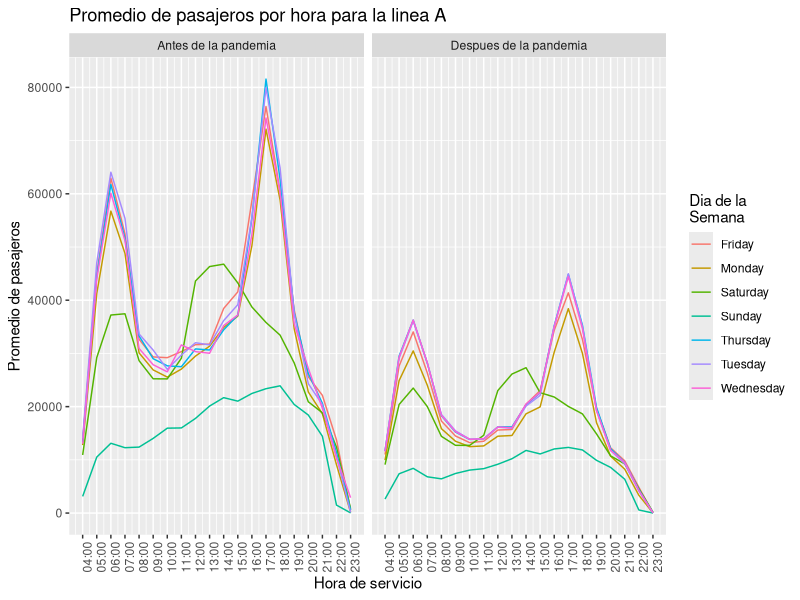
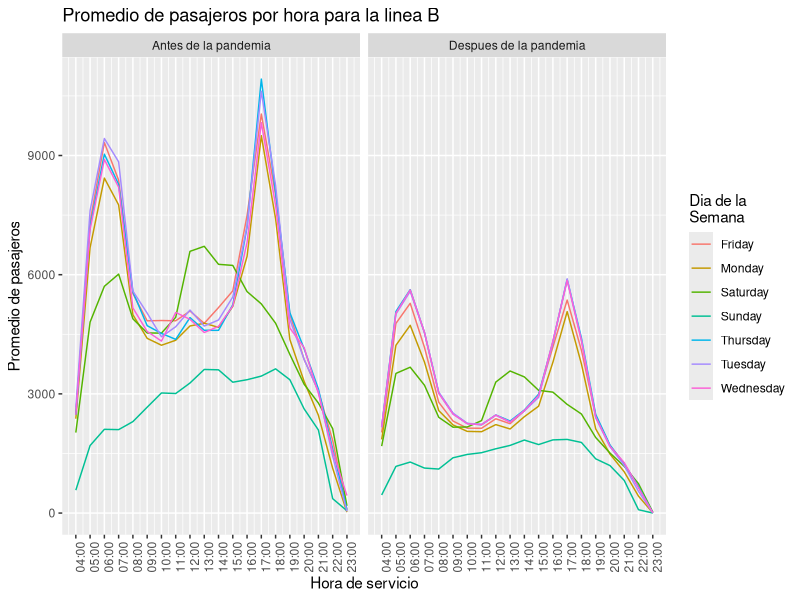
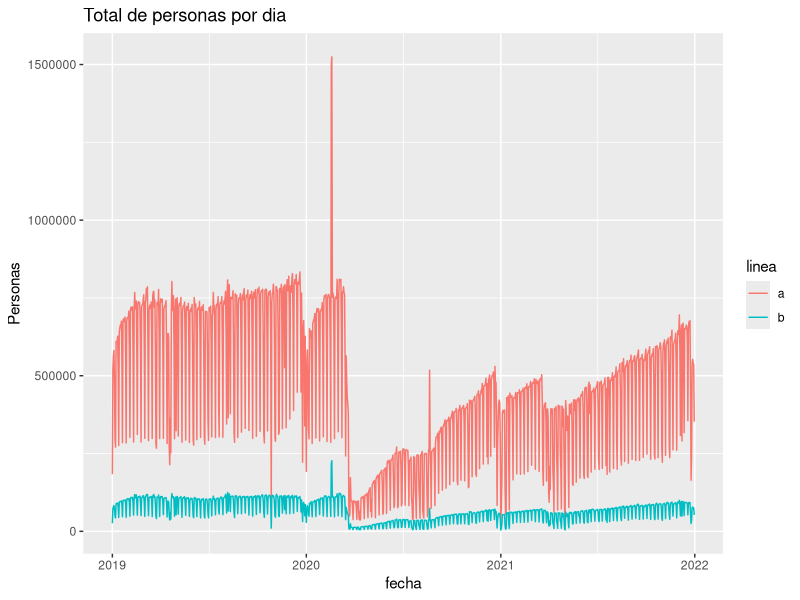
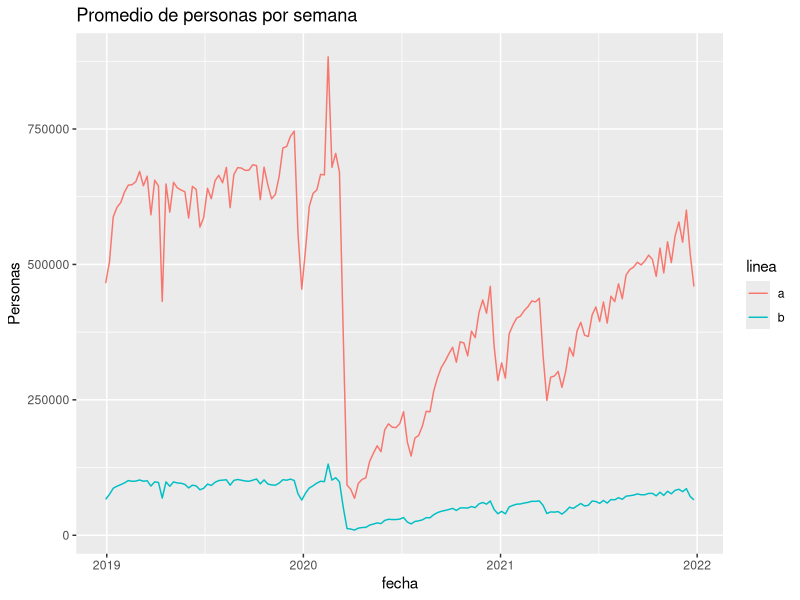
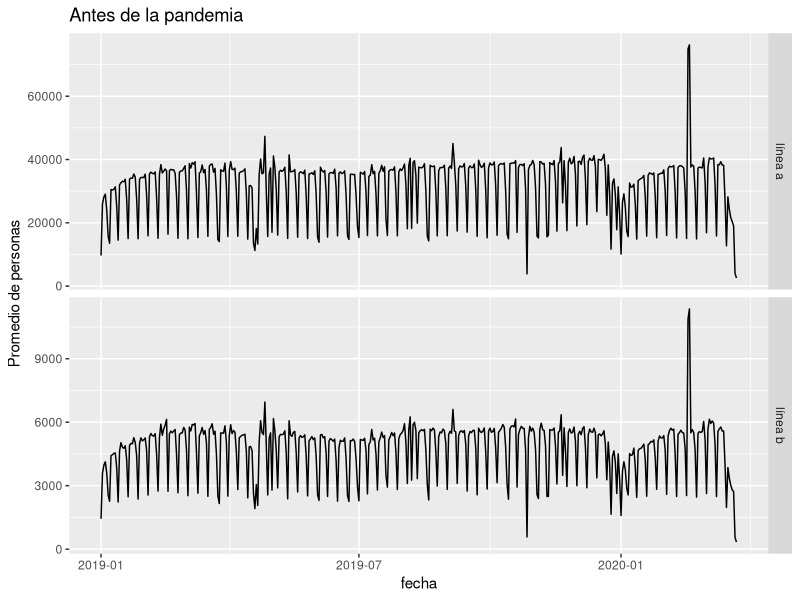
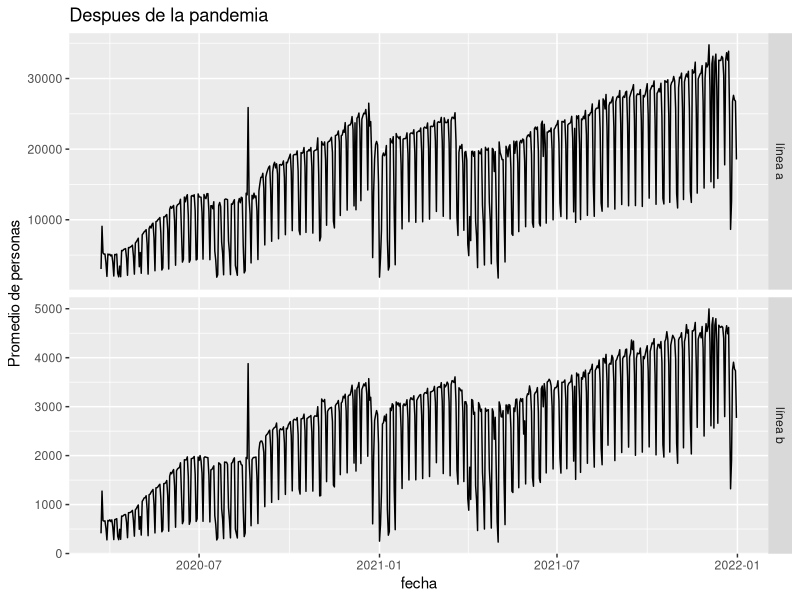
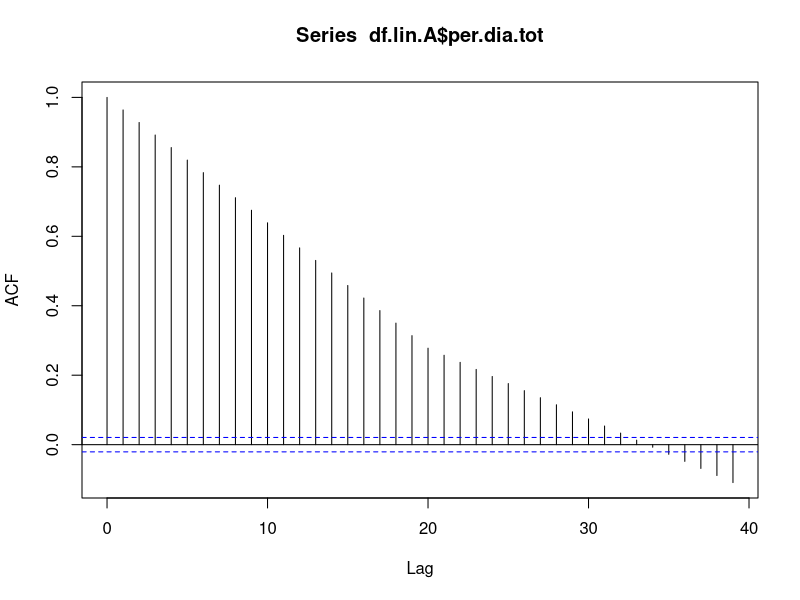
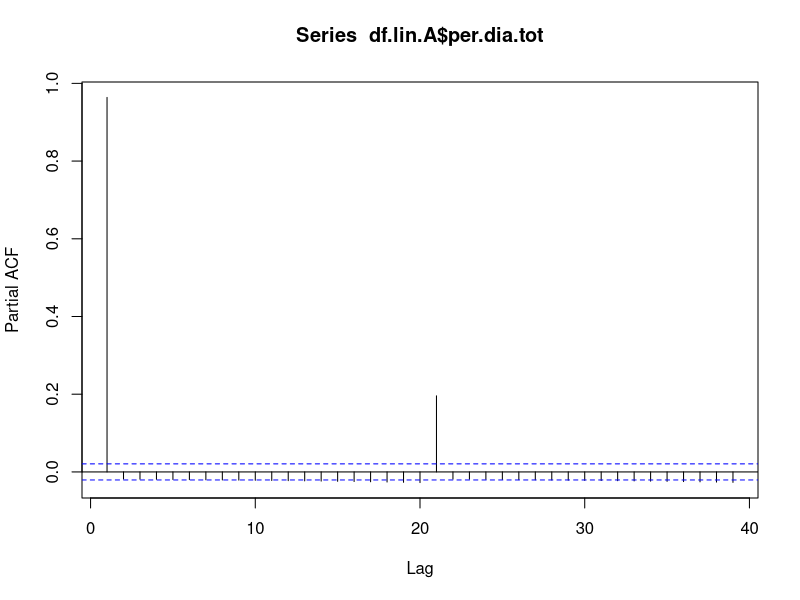

The R source for these figures, in order:
## ---- chunk 1
library(readxl)
library(tidyverse)
library(lubridate)
library(knitr)
library(xtable)
## ---- chunk 2
data_19 <- read_excel("data/Afluencia_Metro_2019.xlsx",
                      range = "A4:W3566",
                      col_names = FALSE)
data_20 <- read_excel("data/Afluencia_Metro.xlsx",
                      range = "A4:W3767",
                      col_names = FALSE)
data_21 <- read_excel("data/Afluencia_2021.xlsx",
                      range = "A4:W4125",
                      col_names = FALSE)

## ---- chunk 3
metro.cols <- c(
  "fecha",
  "linea",
  "04:00",
  "05:00",
  "06:00",
  "07:00",
  "08:00",
  "09:00",
  "10:00",
  "11:00",
  "12:00",
  
  "13:00",
  "14:00",
  "15:00",
  "16:00",
  "17:00",
  "18:00",
  "19:00",
  "20:00",
  "21:00",
  "22:00",
  "23:00",
  "per.dia.tot"
) 

colnames(data_19) <- metro.cols
colnames(data_20) <- metro.cols
colnames(data_21) <- metro.cols
## ---- chunk 4
datos_juntos <- bind_rows(data_19, data_20, data_21)
## ---- chunk 5
rm(data_19, data_20, data_21)
## ---- chunk 6
datos_juntos$fecha <- datos_juntos$fecha |> as_date()
## ---- chunk 7
data <- pivot_longer(datos_juntos, cols = ends_with(":00"), 
                     names_to = "hora", values_to = "per.num")

data$hora <- hm(data$hora)
data$dia <- day(data$fecha)
data$dia.sem <- weekdays(data$fecha)
data$sem <- week(data$fecha)
data$mes <- month(data$fecha)
data$anio <- year(data$fecha)
## ---- chunk 8
data$linea <- data$linea |> tolower() 
dat_lin_A <- data |> filter(linea == "línea a")
dat_lin_B <- data |> filter(linea == "línea b")
## ---- chunk 9
dat_lin_A |> arrange(fecha, hora) |> head(5) %>% kable(., caption = "Linea A")
## ---- chunk 10
dat_lin_B |> arrange(fecha, hora) |> head(5) %>% kable(., caption = "Linea B")
## ---- chunk 11
dat_lin_A <- dat_lin_A |>
  mutate(pandemia = if_else(fecha < dmy("23-03-2020"), "no", "si"))
dat_lin_B <- dat_lin_B |>
  mutate(pandemia = if_else(fecha < dmy("23-03-2020"), "no", "si"))
## ---- chunk 12
facet.names <- c(
  'si'="Despues de la pandemia",
  'no'="Antes de la pandemia"
)

dat_lin_A |>
  group_by(dia.sem, hora, pandemia) |>
  summarise(promedio = mean(per.num, na.rm = TRUE)) |>
  ggplot() +
  geom_line(aes(x = as_datetime(hora), y = promedio, color = dia.sem)) +
  scale_x_datetime(breaks = "1 hour", date_labels =  "%H:00") + 
  facet_grid(cols = vars(pandemia), labeller=as_labeller(facet.names)) +
  labs(title = "Promedio de pasajeros por hora para la linea A", 
       x = "Hora de servicio", 
       y = "Promedio de pasajeros") +
  scale_color_discrete(name = "Dia de la\nSemana")+
  theme(axis.text.x=element_text(angle=90))
## ---- chunk 13
facet.names <- c(
  'si'="Despues de la pandemia",
  'no'="Antes de la pandemia"
)

dat_lin_B |>
  group_by(dia.sem, hora, pandemia) |>
  summarise(promedio = mean(per.num, na.rm = TRUE)) |>
  ggplot() +
  geom_line(aes(x = as_datetime(hora), y = promedio, color = dia.sem)) +
  scale_x_datetime(breaks = "1 hour", date_labels =  "%H:00") + 
  facet_grid(cols = vars(pandemia), labeller=as_labeller(facet.names)) +
  labs(title = "Promedio de pasajeros por hora para la linea B", 
       x = "Hora de servicio", 
       y = "Promedio de pasajeros") +
  scale_color_discrete(name = "Dia de la\nSemana")+
  theme(axis.text.x=element_text(angle=90))
## ---- chunk 14
dat_lin_A %>% filter(., pandemia == "no") %>% 
  group_by(dia.sem, hora) %>% 
  summarise(promedio = mean(per.num, na.rm=TRUE))
## ---- chunk 15
lin.a <- dat_lin_A %>% 
  group_by(fecha) %>% 
  summarise(dia = day(fecha), dia.sem = weekdays(fecha), 
            sem = week(fecha), mes = month(fecha), anio = year(fecha), 
            per.dia.tot = sum(per.num, na.rm = TRUE))

lin.b <- dat_lin_B %>% 
  group_by(fecha) %>% 
  summarise(dia = day(fecha), dia.sem = weekdays(fecha), 
            sem = week(fecha), mes = month(fecha), anio = year(fecha), 
            per.dia.tot = sum(per.num, na.rm = TRUE))
## ---- chunk 16
kable(head(lin.a), caption = "Linea A")
## ---- chunk 17
kable(head(lin.b), caption = "Linea B")
## ---- chunk 18
lin.a$linea <- "a"
lin.b$linea <- "b"

bind_rows(lin.a, lin.b) |> 
  ggplot(aes(x = fecha, y = per.dia.tot, color = linea)) +
  ylab("Personas")+
  labs(title = "Total de personas por dia")+
  geom_line()
## ---- chunk 19
# Esto es promedio por semana
bind_rows(lin.a, lin.b) |> 
  group_by(fecha = floor_date(fecha, unit = "week") ,linea) |> 
  summarise(prom.mes = mean(per.dia.tot)) |> 
  ggplot(aes(x = fecha, y = prom.mes, color = linea)) + 
  ylab("Personas")+
  labs(title = "Promedio de personas por semana")+
  geom_line()
## ---- chunk 20
bind_rows(dat_lin_A, dat_lin_B) |>
  filter(pandemia == "no") |>
  group_by(fecha, linea) |>
  summarise(tot = mean(per.num, na.rm = TRUE)) |>
  ggplot(aes(x= fecha, y = tot)) + 
  geom_line() +
  facet_grid(rows = vars(linea), scales = "free") +
  ylab("Promedio de personas")+
  labs(title = "Antes de la pandemia")
## ---- chunk 21
bind_rows(dat_lin_A, dat_lin_B) |>
  filter(pandemia == "si") |>
  group_by(fecha, linea) |>
  summarise(tot = mean(per.num, na.rm = TRUE)) |>
  ggplot(aes(x= fecha, y = tot)) + 
  geom_line() +
  facet_grid(rows = vars(linea), scales = "free") + 
  ylab("Promedio de personas")+
  labs(title = "Despues de la pandemia")
## ---- chunk 22
df.lin.A <- dat_lin_A |> filter(pandemia == "no")
df.lin.A$dia.sem <- as.factor(df.lin.A$dia.sem)

acf(df.lin.A$per.dia.tot)
pacf(df.lin.A$per.dia.tot)

serie <- ts(df.lin.A$per.dia.tot, start = 2019, frequency = 12)
decom <- decompose(serie)
plot(decom)

model.lin.A <- lm(per.dia.tot ~ dia.sem, data = df.lin.A)
kable(xtable(summary(model.lin.A)))


df.lin.A$pred <- predict(model.lin.A, newdata = df.lin.A)
df.lin.A$per.dia.tot <- as.numeric(df.lin.A$per.dia.tot)
df.lin.A$pred <- as.numeric(df.lin.A$pred)

ajust <- df.lin.A %>% gather(key="Linea", value="Cantidad", per.dia.tot, pred)


ajust %>% ggplot(aes(x=fecha, y=Cantidad,
col=Linea))+
geom_line()
## ---- chunk 23
df.lin.A.p <- dat_lin_A |> filter(pandemia == "si")
df.lin.A.p$dia.sem <- as.factor(df.lin.A.p$dia.sem)

acf(df.lin.A.p$per.dia.tot)
pacf(df.lin.A.p$per.dia.tot)

serie <- ts(df.lin.A.p$per.dia.tot, start = 2019, frequency = 12)
decom <- decompose(serie)
plot(decom)

model.lin.A.p <- lm(per.dia.tot ~ dia.sem, data = df.lin.A.p)
kable(xtable(summary(model.lin.A.p)))


df.lin.A.p$pred <- predict(model.lin.A.p, newdata = df.lin.A.p)
df.lin.A.p$per.dia.tot <- as.numeric(df.lin.A.p$per.dia.tot)
df.lin.A.p$pred <- as.numeric(df.lin.A.p$pred)

ajust <- df.lin.A.p %>% gather(key="Linea", value="Cantidad", per.dia.tot, pred)


ajust %>% ggplot(aes(x=fecha, y=Cantidad,
col=Linea))+
geom_line()
## ---- chunk 24
df.lin.B <- dat_lin_B |> filter(pandemia == "no")
df.lin.B$dia.sem <- as.factor(df.lin.B$dia.sem)

acf(df.lin.B$per.dia.tot)
pacf(df.lin.B$per.dia.tot)

serie <- ts(df.lin.B$per.dia.tot, start = 2019, frequency = 12)
decom <- decompose(serie)
plot(decom)

model.lin.B <- lm(per.dia.tot ~ dia.sem, data = df.lin.B)
kable(xtable(summary(model.lin.B)))


df.lin.B$pred <- predict(model.lin.B, newdata = df.lin.B)
df.lin.B$per.dia.tot <- as.numeric(df.lin.B$per.dia.tot)
df.lin.B$pred <- as.numeric(df.lin.B$pred)

ajust <- df.lin.B %>% gather(key="Linea", value="Cantidad", per.dia.tot, pred)


ajust %>% ggplot(aes(x=fecha, y=Cantidad,
col=Linea))+
geom_line()
## ---- chunk 25
df.lin.B.p <- dat_lin_B |> filter(pandemia == "si")
df.lin.B.p$dia.sem <- as.factor(df.lin.B.p$dia.sem)

acf(df.lin.B.p$per.dia.tot)
pacf(df.lin.B.p$per.dia.tot)

serie <- ts(df.lin.B.p$per.dia.tot, start = 2019, frequency = 12)
decom <- decompose(serie)
plot(decom)

model.lin.B.p <- lm(per.dia.tot ~ dia.sem, data = df.lin.B.p)
kable(xtable(summary(model.lin.B.p)))


df.lin.B.p$pred <- predict(model.lin.B.p, newdata = df.lin.B.p)
df.lin.B.p$per.dia.tot <- as.numeric(df.lin.B.p$per.dia.tot)
df.lin.B.p$pred <- as.numeric(df.lin.B.p$pred)

ajust <- df.lin.B.p %>% gather(key="Linea", value="Cantidad", per.dia.tot, pred)


ajust %>% ggplot(aes(x=fecha, y=Cantidad,
col=Linea))+
geom_line()
